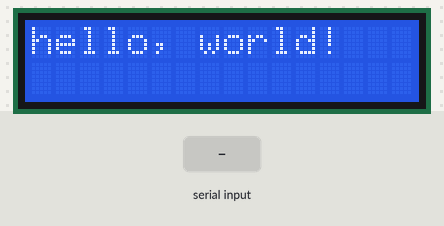
Simulated run of this sketch. Board: Arduino Uno, built with avr-gcc and run on an emulated ATmega328P. Parts: 16×2 character LCD. Inputs (shaded band) come from the test bench.

Above: at 1.2 s.
1.3 s: "1" received over Serial
At 2.4 s:
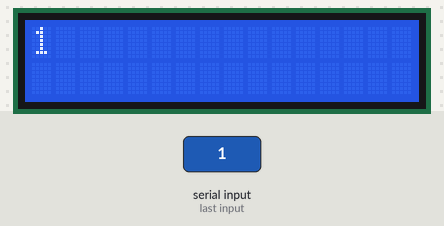
2.9 s: "0" received over Serial
At 3.6 s:
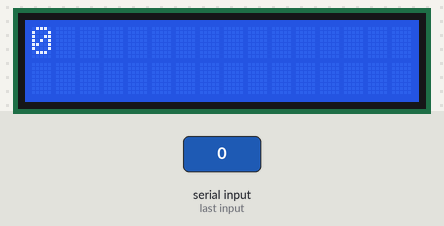
4.5 s: "2" received over Serial
At 4.9 s:
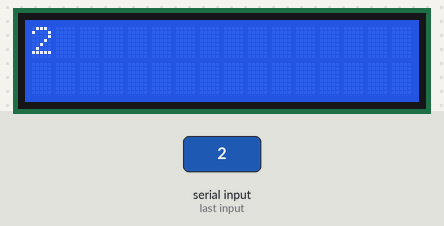
Timing chart, 0 to 7.5 s (numbered marks = the images above; inputs shaded):
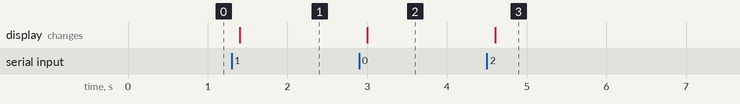

Measured:
- after the input at 1.3 s, the display: changes after 0.10 s (image 1)
- after the input at 2.9 s, the display: changes after 0.10 s (image 2)
- after the input at 4.5 s, the display: changes after 0.10 s (image 3)

The sketch:

lcdSerial.ino
```cpp
// include the library code:
#include <LiquidCrystal.h>
String lastRcv="";
// initialize the library with the numbers of the interface pins
//LiquidCrystal lcd(13, 12, 11, 10, 9, 8);
LiquidCrystal lcd(8, 9, 10, 11, 12, 13);

void setup() {
  // set up the LCD's number of columns and rows:
  lcd.begin(16, 2);
  // Print a message to the LCD.
  lcd.print("hello, world!");
  Serial.begin(19200);
}

void loop() {
  // when characters arrive over the serial port...
  if (Serial.available()) {
    // wait a bit for the entire message to arrive
    delay(100);
    // clear the screen
    lcd.clear();
    // read all the available characters
    while (Serial.available() > 0) {
      // display each character to the LCD
      lcd.write(Serial.read());
    }
  }
}
```
